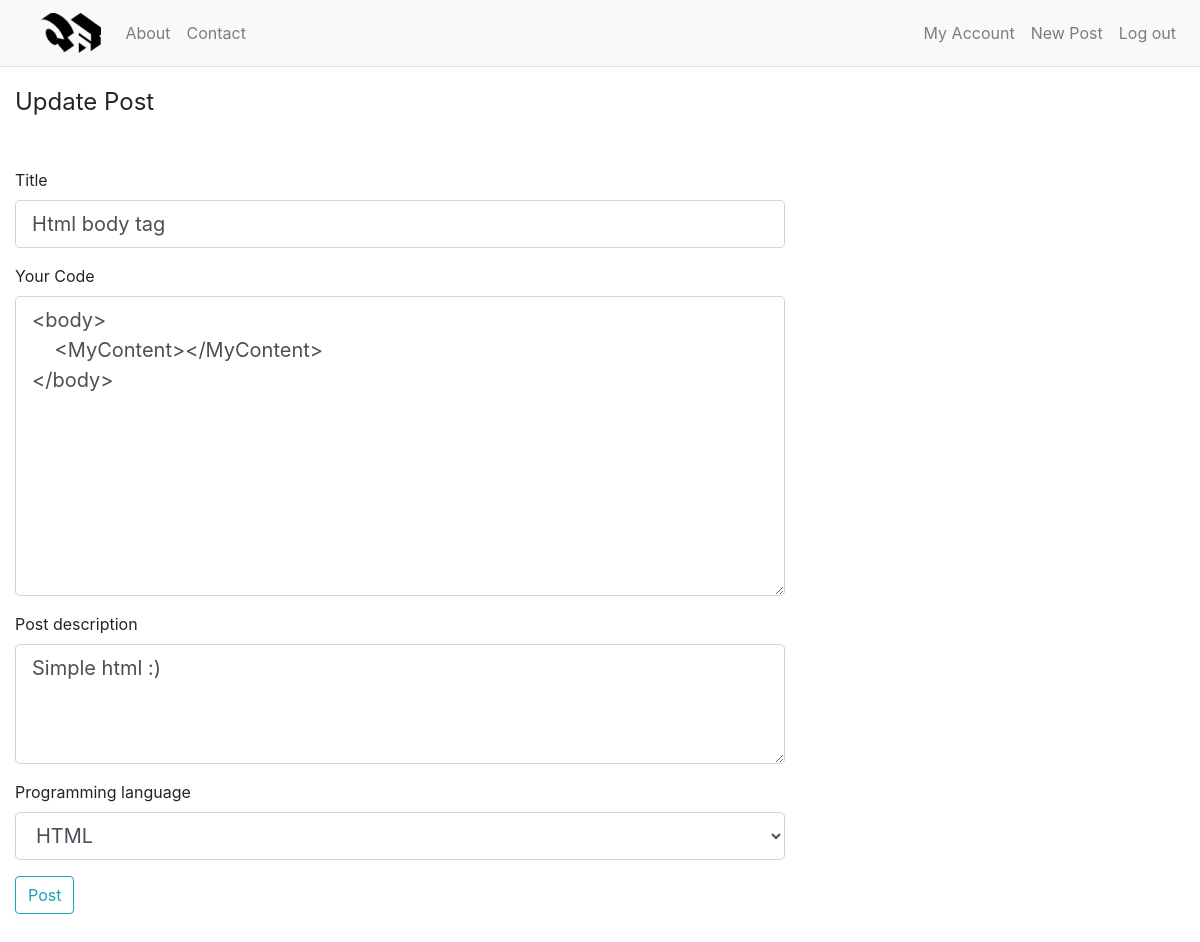
The app's page /post/2/update (signed in), older data.
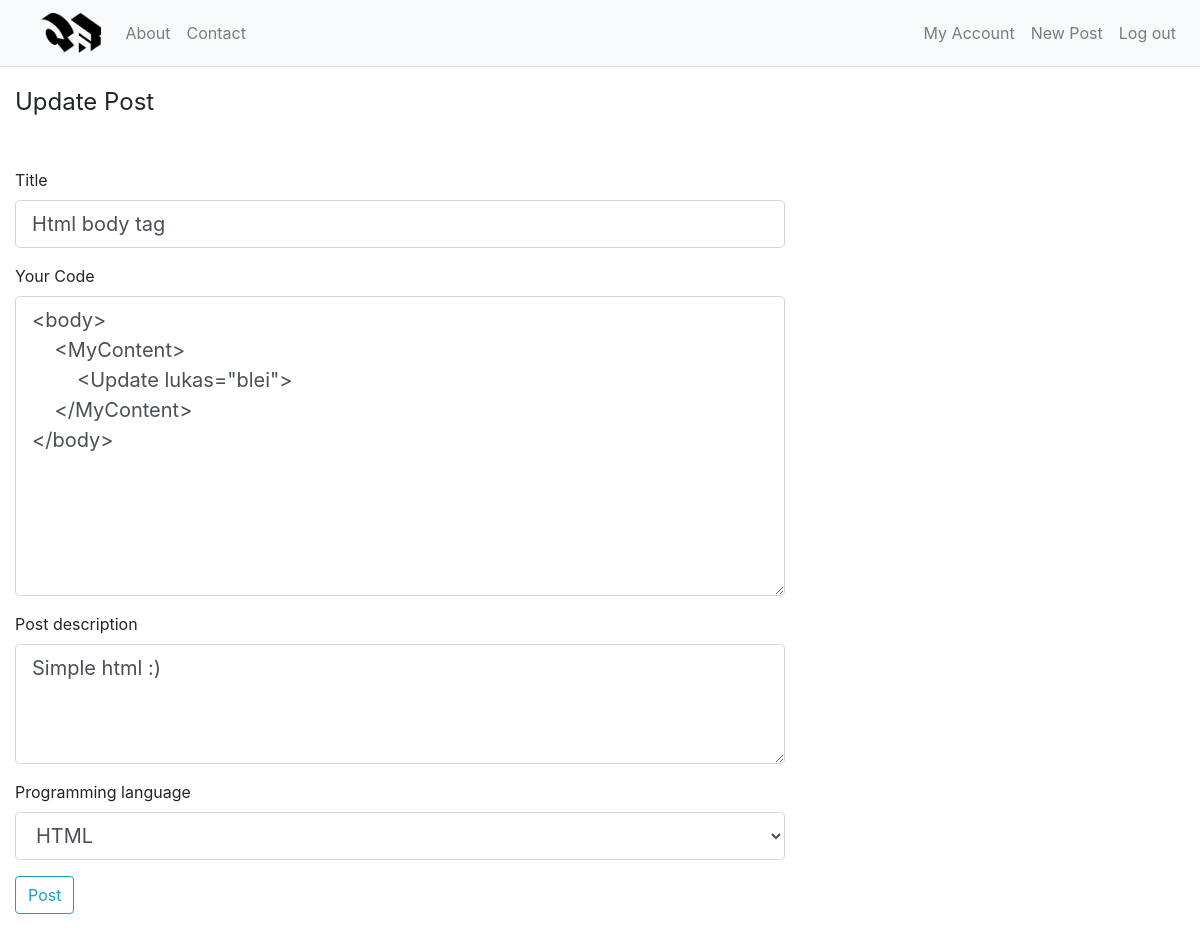
The same page, newer data.
### website/models.py (models this page shows)
class Post(db.Model):
    id = db.Column(db.Integer, primary_key=True)
    title = db.Column(db.String(50), nullable=False)
    datetime = db.Column(db.DateTime, nullable=False, default=datetime.utcnow)
    code = db.Column(db.Text, nullable=False)
    description = db.Column(db.Text, nullable=False)
    user_id = db.Column(db.Integer, db.ForeignKey('user.id'))
    language_id = db.Column(db.Integer, db.ForeignKey('language.id'))
    user_likes = db.relationship('PostLike', backref='post', lazy=True)
    comments = db.relationship('Comment', backref='post')
    language = db.relationship('Language', backref='language')

### website/posts/routes.py (the view)
@posts.route("/post/<int:id>/update", methods=['GET', 'POST'])
@login_required
def update_post(id):
    post = Post.query.get_or_404(id)
    if post.author != current_user:
        abort(403)
    form = PostForm()
    if form.validate_on_submit():
        post.title = form.title.data
        post.code = form.code.data
        post.description = form.description.data
        post.language = Language.query.filter_by(name=form.language.data).first()
        db.session.commit()
        flash('Your post has been updated!', 'success')
        return redirect(url_for('posts.post', id=post.id))
    elif request.method == 'GET':
        form.title.data = post.title
        form.code.data = post.code
        form.description.data = post.description
        form.language.data = Language.query.get_or_404(post.language_id).name
    return render_template('create_post.html', title='Update Post',
                           form=form, legend='Update Post')

### website/posts/forms.py
class PostForm(FlaskForm):
    title = StringField('Title', validators=[DataRequired(), Length(min=3, max=30)])
    language = SelectField('Programming language', validators=[DataRequired()], choices=[('java', 'Java'), ('javascript', 'Javascript'), ('csharp', 'C#'), ('cpp', 'C++'), ('python', 'Python'), ('c', 'C'), ('markup', 'HTML'), ('ruby', 'Ruby'), ('sql', 'SQL'), ('css', 'CSS'), ('go', 'GO'), ('php', 'PHP'), ('jsx', 'JSX')])
    code = TextAreaField('Your Code', validators=[DataRequired()])
    description = TextAreaField('Post description', validators=[DataRequired()])
    submit = SubmitField('Post')

### website/models.py (called while the page is built)
@login_manager.user_loader
def load_user(user_id):
    return User.query.get(int(user_id))

### website/templates/create_post.html (shortened to what this page needs)
{% extends "layout.html" %}
{% block content %}
<div class="col-lg-8 col-md-12">
  <form action="" method="POST">
    <fieldset class="form-group">
      <legend class=" mb-5">{{ legend }}</legend>
      <div class="form-group">
      {{ form.title.label(class="form.control-label") }}
      {% if form.title.errors %}
          {{ form.title(class="form-control form-control-lg is-invalid") }}
          <div class="invalid-feedback">
              {% for error in form.title.errors %}
                  <span>{{ error }}</span>
              {% endfor %}
          </div>
      {% else %}
          {{ form.title(class="form-control form-control-lg") }}
      {% endif %}
      </div>
      <div class="form-group">
      {{ form.code.label(class="form.control-label") }}
      {% if form.code.errors %}
          {{ form.code(class="form-control form-control-lg is-invalid") }}
          <div class="invalid-feedback">
              {% for error in form.code.errors %}
                  <span>{{ error }}</span>
              {% endfor %}
          </div>
      {% else %}
        {{ form.code(class="form-control form-control-lg code-textarea") }}
      {% endif %}
      </div>
      <div class="form-group">
      {{ form.description.label(class="form.control-label") }}
      {% if form.description.errors %}
          {{ form.description(class="form-control form-control-lg is-invalid") }}
          <div class="invalid-feedback">
              {% for error in form.description.errors %}
                  <span>{{ error }}</span>
              {% endfor %}
          </div>
      {% else %}
          {{ form.description(class="form-control form-control-lg code-description-textarea") }}
      {% endif %}
      </div>
      <div class="form-group">
      {{ form.language.label(class="form.control-label") }}
      {% if form.language.errors %}
          {{ form.language(class="form-control form-control-lg is-invalid") }}
          <div class="invalid-feedback">
              {% for error in form.language.errors %}
                  <span>{{ error }}</span>
              {% endfor %}
          </div>
      {% else %}
          {{ form.language(class="form-control form-control-lg") }}
      {% endif %}
      </div>
      <div class="form-group">
          {{ form.submit(class="btn btn-outline-info") }}
      </div>
    </fieldset>
  </form>
</div>
{% endblock content %}

### website/templates/layout.html (shortened to what this page needs)
<!DOCTYPE html>
<html lang="en" dir="ltr">
  <head>
    <link rel="stylesheet" href="https://maxcdn.bootstrapcdn.com/bootstrap/4.0.0/css/bootstrap.min.css">
    <link rel="stylesheet" href="{{ url_for('static', filename='master.css') }}">
    <link rel="stylesheet" href="{{ url_for('static', filename='prism.css') }}">
  </head>
  <body>
    {% include "navbar.html" %}
    <div class="container-fluid">
      <div class="row">
        <div class="col-12">
        </div>
        {% block content %}{% endblock %}
      </div>
    </div>
  </body>
</html>

### website/templates/navbar.html (shortened to what this page needs)
<nav class="navbar navbar-expand-md navbar-light bg-light border-bottom mb-3">
    <a class="navbar-brand ml-4" href="{{ url_for('main.home') }}">
      <img src="{{ url_for('static', filename='Logo.png') }}" alt="logo" style="height:40px;">
    </a>
    <div id="navbarNavDropdown" class="navbar-collapse collapse">
        <ul class="navbar-nav w-100">
            <li class="nav-item">
                <a class="nav-link" href="{{ url_for('main.about') }}">About</a>
            </li>
            <li class="nav-item">
                <a class="nav-link" href="{{ url_for('main.contact') }}">Contact</a>
            </li>
            {% if not current_user.is_authenticated %}
              <li class="nav-item  ml-md-auto ml-lg-auto">
                  <a class="nav-link" href="{{ url_for('users.login') }}">Log In</a>
              </li>
              <li class="nav-item">
                  <a class="nav-link" href="{{ url_for('users.register') }}">Register</a>
              </li>
            {% else %}
              <li class="nav-item  ml-md-auto ml-lg-auto">
                  <a class="nav-link" href="{{ url_for('users.account') }}">My Account</a>
              </li>
              <li class="nav-item">
                  <a class="nav-link" href="{{ url_for('users.new') }}">New Post</a>
              </li>
              <li class="nav-item">
                  <a class="nav-link" href="{{ url_for('users.logout') }}">Log out</a>
              </li>
            {% endif %}
        </ul>
    </div>
</nav>

### website/static/master.css (style rules this page uses)
.code-textarea { height: 300px; }
.code-description-textarea { height: 120px; }

Row changes from the older to the newer data that the page shows:
changed Post "Html body tag": code "<body> <MyContent></MyContent> </body>" → "<body> <MyContent> <Update lukas=\"blei\"> </MyContent> </body>"
